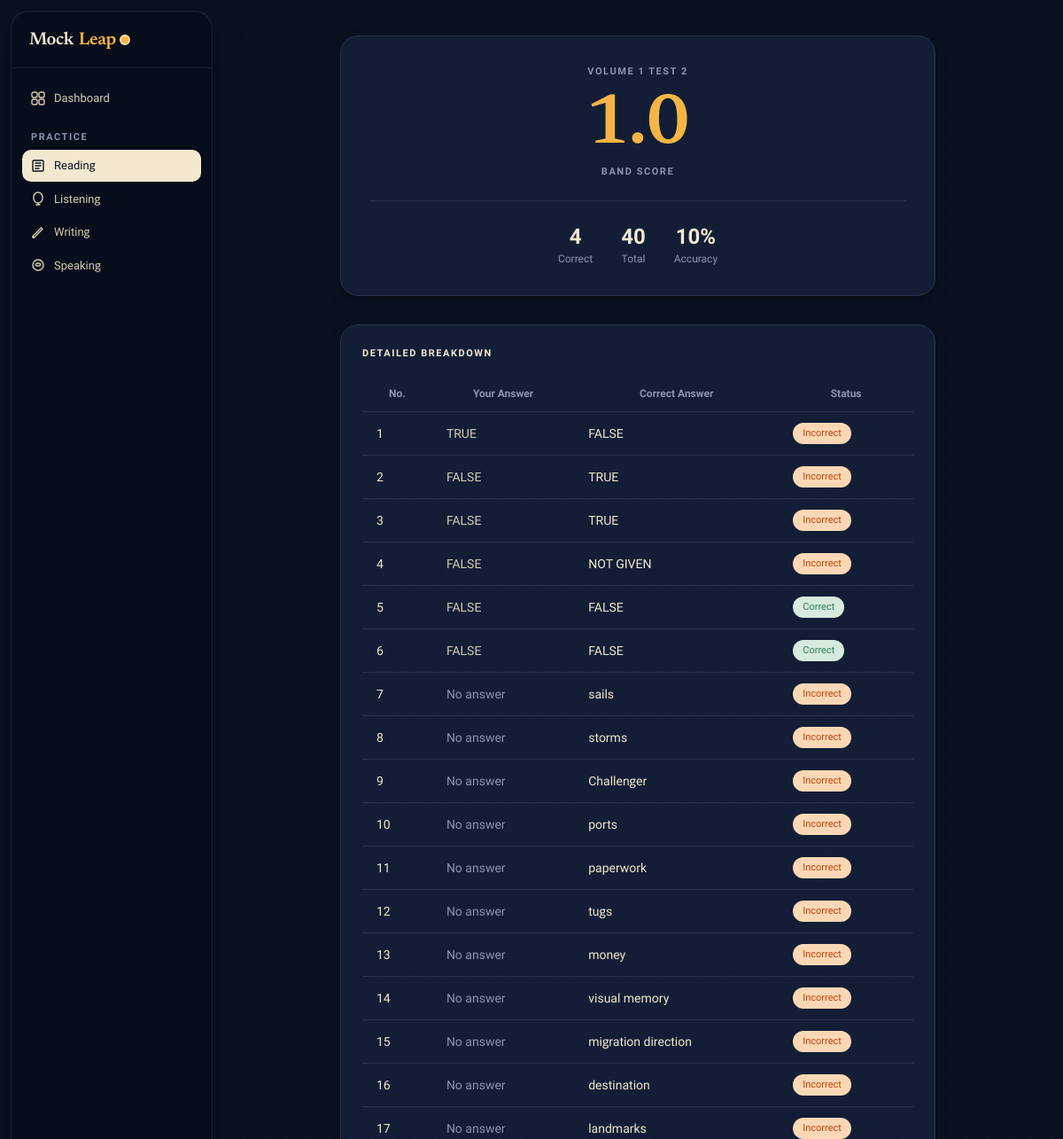
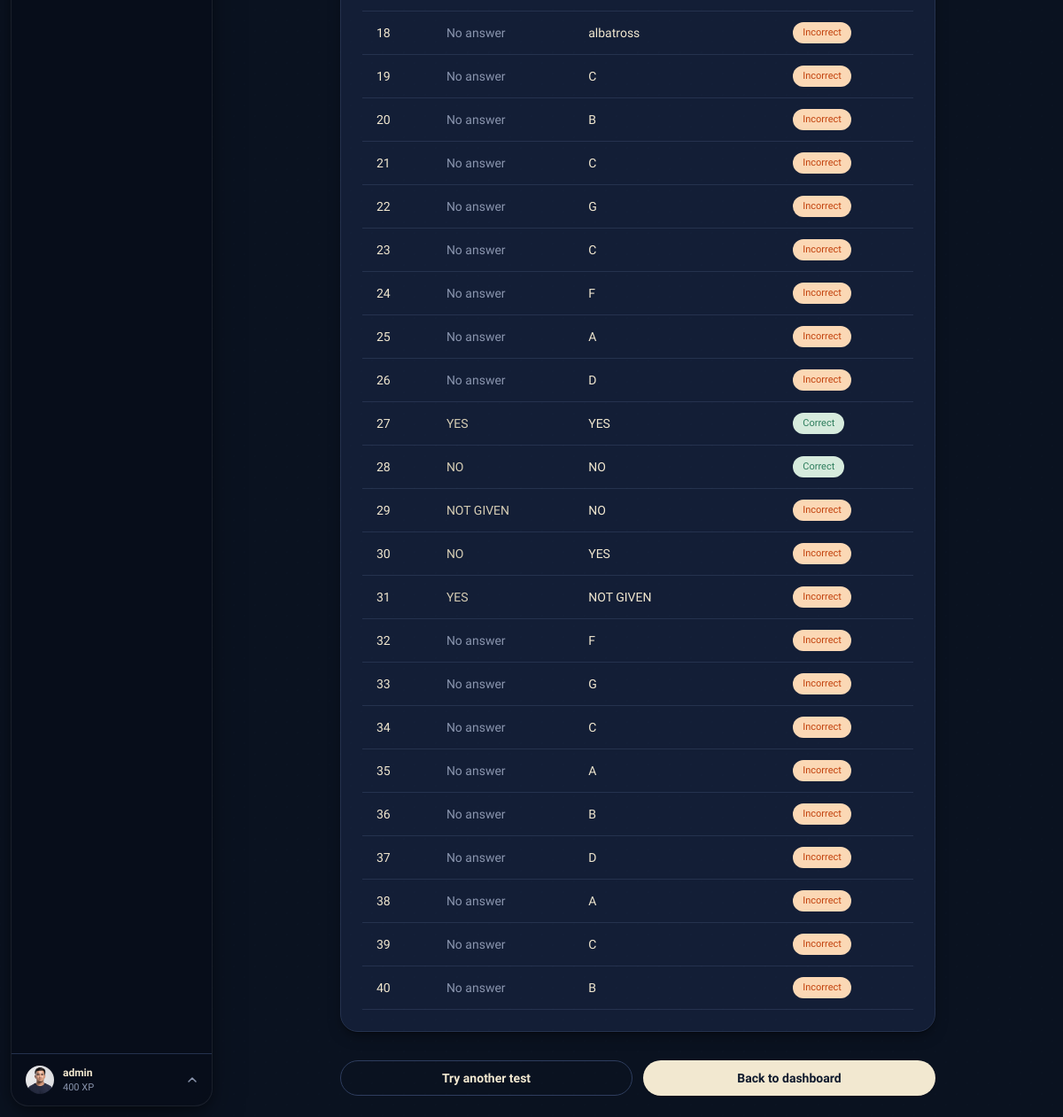
The page /reading/results/8/ (signed in) on the database its author committed (2 pictures, top to bottom).
### apps/accounts/models.py (models this page shows, shortened)
class User(AbstractUser):
    ROLE_STUDENT = 'student'
    ROLE_TEACHER = 'teacher'
    ROLE_ADMIN = 'admin'
    ROLE_CHOICES = [
        (ROLE_STUDENT, 'Student'),
        (ROLE_TEACHER, 'Teacher'),
        (ROLE_ADMIN, 'Admin'),
    ]
    email = models.EmailField(unique=True)
    role = models.CharField(max_length=10, choices=ROLE_CHOICES, default=ROLE_STUDENT)
    avatar = models.ImageField(upload_to='avatars/', null=True, blank=True)
    bio = models.TextField(blank=True)
    target_band = models.DecimalField(max_digits=3, decimal_places=1, null=True, blank=True)
    test_date = models.DateField(null=True, blank=True)
    country = models.CharField(max_length=100, blank=True)
    timezone = models.CharField(max_length=50, default='UTC')
    dark_mode = models.BooleanField(default=False)
    email_notifications = models.BooleanField(default=True)
    xp = models.PositiveIntegerField(default=0)
    streak_days = models.PositiveIntegerField(default=0)
    last_active = models.DateField(null=True, blank=True)
    created_at = models.DateTimeField(auto_now_add=True)
    USERNAME_FIELD = 'email'
    REQUIRED_FIELDS = ['username']
    class Meta:
        verbose_name = 'User'
        verbose_name_plural = 'Users'

### apps/reading/models.py (models this page shows, shortened)
class ReadingAttempt(models.Model):
    STATUS_IN_PROGRESS = 'in_progress'
    STATUS_SUBMITTED = 'completed'
    STATUS_CHOICES = (
        (STATUS_IN_PROGRESS, 'In Progress'),
        (STATUS_SUBMITTED, 'Completed'),
    )
    user = models.ForeignKey(settings.AUTH_USER_MODEL, on_delete=models.CASCADE)
    test = models.ForeignKey(ReadingTest, on_delete=models.CASCADE)
    started_at = models.DateTimeField(auto_now_add=True)
    submitted_at = models.DateTimeField(null=True, blank=True)
    status = models.CharField(max_length=20, choices=STATUS_CHOICES, default=STATUS_IN_PROGRESS)
    answers = models.JSONField(default=dict)
    score_raw = models.PositiveIntegerField(null=True, blank=True)
    band_score = models.DecimalField(max_digits=3, decimal_places=1, null=True, blank=True)

class ReadingTest(models.Model):
    TYPE_ACADEMIC = 'academic'
    TYPE_GENERAL = 'general'
    TYPE_CHOICES = [(TYPE_ACADEMIC, 'Academic'), (TYPE_GENERAL, 'General Training')]
    title = models.CharField(max_length=200)
    test_type = models.CharField(max_length=10, choices=TYPE_CHOICES, default=TYPE_ACADEMIC)
    duration_minutes = models.PositiveIntegerField(default=60)
    is_published = models.BooleanField(default=False)
    created_by = models.ForeignKey(settings.AUTH_USER_MODEL, on_delete=models.SET_NULL, null=True, related_name='reading_tests_created')
    created_at = models.DateTimeField(auto_now_add=True)

### apps/reading/views.py (the view)
# urls.py: path('results/<int:attempt_pk>/', views.results, name='results'),
@login_required
def results(request, attempt_pk):
    attempt = get_object_or_404(ReadingAttempt, pk=attempt_pk, user=request.user)
    questions_data = []
    for passage in attempt.test.passages.all():
        if passage.answer_key:
            keys = sorted(passage.answer_key.keys(), key=lambda x: int(x) if x.isdigit() else x)
            for q_num in keys:
                correct_ans = passage.answer_key[q_num]
                given = attempt.answers.get(str(q_num), '')
                is_correct = (given.strip().lower() == str(correct_ans).strip().lower())
                questions_data.append({
                    'number': q_num,
                    'text': '', # No longer storing question text separately
                    'given': given,
                    'correct': correct_ans,
                    'is_correct': is_correct,
                })
    return render(request, 'reading/results.html', {
        'attempt': attempt,
        'questions_data': questions_data
    })

### apps/core/context_processors.py (called while the page is built)
def site_context(request):
    ctx = {
        'brand': getattr(settings, 'MOCKLEAP_BRAND', 'MockLeap'),
        'dark_mode': getattr(request.user, 'dark_mode', False) if request.user.is_authenticated else False,
        'unread_count': 0,
    }
    if request.user.is_authenticated:
        try:
            from apps.notifications.models import Notification
            ctx['unread_count'] = Notification.objects.filter(user=request.user, is_read=False).count()
        except Exception:
            pass
    return ctx

### apps/core/templatetags/ml_extras.py (called while the page is built)
@register.filter
def multiply(value, arg):
    try:
        return float(value) * float(arg)
    except (TypeError, ValueError):
        return ''

@register.filter
def divide_by(value, arg):
    try:
        return float(value) / float(arg)
    except (TypeError, ValueError, ZeroDivisionError):
        return ''

### templates/reading/results.html (shortened to what this page needs)
{% extends "layouts/app.html" %}
{% load ml_extras %}
{% block content %}
<div class="max-w-2xl mx-auto">
  <div class="ml-card-2 p-8 text-center mb-8">
    <div class="t-eyebrow mb-3">{{ attempt.test.title }}</div>
    <div class="h-serif mb-1" style="font-size:80px;font-weight:600;color:var(--accent);line-height:1;">{{ attempt.band_score|default:"—" }}</div>
    <div class="t-eyebrow" style="color:var(--muted);">Band Score</div>
    <div class="flex items-center justify-center gap-8 mt-6 pt-6 border-t" style="border-color:var(--border);">
      <div><div class="tnum text-2xl font-semibold" style="color:var(--ink);">{{ attempt.score_raw }}</div><div class="t-meta">Correct</div></div>
      <div><div class="tnum text-2xl font-semibold" style="color:var(--ink);">40</div><div class="t-meta">Total</div></div>
      <div><div class="tnum text-2xl font-semibold" style="color:var(--ink);">{{ attempt.score_raw|multiply:100|divide_by:40|floatformat:0 }}%</div><div class="t-meta">Accuracy</div></div>
    </div>
  </div>
  <div class="ml-card-2 p-6 mb-8">
    <h2 class="t-eyebrow mb-4" style="color:var(--ink);">Detailed Breakdown</h2>
    <div class="overflow-x-auto">
      <table class="w-full text-left border-collapse">
        <thead>
          <tr class="border-b" style="border-color:var(--border);">
            <th class="py-3 px-4 font-semibold text-xs uppercase tracking-wider" style="color:var(--muted);">No.</th>
            <th class="py-3 px-4 font-semibold text-xs uppercase tracking-wider" style="color:var(--muted);">Your Answer</th>
            <th class="py-3 px-4 font-semibold text-xs uppercase tracking-wider" style="color:var(--muted);">Correct Answer</th>
            <th class="py-3 px-4 font-semibold text-xs uppercase tracking-wider" style="color:var(--muted);">Status</th>
          </tr>
        </thead>
        <tbody>
          {% for q in questions_data %}
          <tr class="border-b last:border-0 hover:bg-[color:var(--surface-2)] transition-colors" style="border-color:var(--border);">
            <td class="py-3 px-4 text-sm font-medium" style="color:var(--ink);">{{ q.number }}</td>
            <td class="py-3 px-4 text-sm" style="color:var(--ink-2);">{{ q.given|default:"<span style='color:var(--muted);'>No answer</span>"|safe }}</td>
            <td class="py-3 px-4 text-sm font-medium" style="color:var(--ink);">{{ q.correct }}</td>
            <td class="py-3 px-4 text-sm">
              {% if q.is_correct %}
                <span class="ml-chip ml-chip-ok" style="font-size:11px;">Correct</span>
              {% else %}
                <span class="ml-chip ml-chip-warn" style="font-size:11px;">Incorrect</span>
              {% endif %}
            </td>
          </tr>
          {% endfor %}
        </tbody>
      </table>
    </div>
  </div>
  <div class="flex gap-3">
    <a href="{% url 'reading:list' %}" class="ml-btn ml-btn-ghost flex-1">Try another test</a>
    <a href="{% url 'dashboard:home' %}" class="ml-btn ml-btn-primary flex-1">Back to dashboard</a>
  </div>
</div>
{% endblock %}

### templates/components/sidebar.html (shortened to what this page needs)
{% load static %}
<aside id="sidebar" class="fixed z-30 w-60 flex flex-col -translate-x-full md:translate-x-0 transition-transform duration-300"
       style="top:12px;bottom:12px;left:12px;width:228px;border-radius:20px;
              background:rgba(250,246,236,0.90);
              backdrop-filter:blur(28px) saturate(180%);
              -webkit-backdrop-filter:blur(28px) saturate(180%);
              border:1px solid rgba(255,255,255,0.72);
              box-shadow:0 1px 0 rgba(255,255,255,.85) inset,
                         0 4px 12px rgba(14,27,46,.06),
                         0 20px 48px -12px rgba(14,27,46,.14);
              overflow:hidden;">
  <div class="h-16 flex items-center px-5 border-b flex-shrink-0" style="border-color:var(--border);">
    {% include "components/brand.html" %}
  </div>
  <nav class="flex-1 overflow-y-auto py-4 px-3 space-y-0.5" role="navigation" aria-label="Sidebar navigation">
    <a href="{% url 'dashboard:home' %}" class="nav-item {% if request.resolver_match.app_name == 'dashboard' %}active{% endif %}">
      Dashboard
    </a>
    <p class="t-eyebrow px-2.5 pt-4 pb-1">Practice</p>
    <a href="{% url 'reading:list' %}" class="nav-item {% if request.resolver_match.app_name == 'reading' %}active{% endif %}">
      <svg width="16" height="16" viewBox="0 0 16 16" fill="none"><path d="M3 2h10a1 1 0 011 1v10a1 1 0 01-1 1H3a1 1 0 01-1-1V3a1 1 0 011-1z" stroke="currentColor" stroke-width="1.4"/><path d="M5 5h6M5 8h6M5 11h4" stroke="currentColor" stroke-width="1.4" stroke-linecap="round"/></svg>
      Reading
    </a>
    <a href="{% url 'listening:list' %}" class="nav-item {% if request.resolver_match.app_name == 'listening' %}active{% endif %}">
      <svg width="16" height="16" viewBox="0 0 16 16" fill="none"><path d="M8 1a5 5 0 015 5v2a5 5 0 01-10 0V6a5 5 0 015-5z" stroke="currentColor" stroke-width="1.4"/><path d="M8 13v2M6 15h4" stroke="currentColor" stroke-width="1.4" stroke-linecap="round"/></svg>
      Listening
    </a>
    <a href="{% url 'writing:list' %}" class="nav-item {% if request.resolver_match.app_name == 'writing' %}active{% endif %}">
      <svg width="16" height="16" viewBox="0 0 16 16" fill="none"><path d="M2 12.5L3.5 14 13 4.5 11.5 3 2 12.5z" stroke="currentColor" stroke-width="1.4" stroke-linejoin="round"/><path d="M2 12.5V14h1.5" stroke="currentColor" stroke-width="1.4" stroke-linecap="round" stroke-linejoin="round"/></svg>
      Writing
    </a>
    <a href="{% url 'speaking:list' %}" class="nav-item {% if request.resolver_match.app_name == 'speaking' %}active{% endif %}">
      <svg width="16" height="16" viewBox="0 0 16 16" fill="none"><circle cx="8" cy="8" r="6" stroke="currentColor" stroke-width="1.4"/><path d="M5.5 7.5c0-.828.672-1.5 1.5-1.5h2a1.5 1.5 0 010 3H7A1.5 1.5 0 015.5 7.5z" stroke="currentColor" stroke-width="1.4"/></svg>
      Speaking
    </a>
  </nav>
  <div class="border-t flex-shrink-0" style="border-color:var(--border);position:relative;" id="ml-profile-zone">
    <button id="ml-profile-btn" type="button" style="
        width:100%;display:flex;align-items:center;gap:10px;
        padding:12px 16px;border:none;cursor:pointer;
        background:transparent;font-family:inherit;
        transition:background .12s;">
      {% if user.avatar %}
        <img src="{{ user.avatar.url }}" alt="" style="width:32px;height:32px;border-radius:50%;object-fit:cover;flex-shrink:0;">
      {% else %}
        <div style="width:32px;height:32px;border-radius:50%;display:flex;align-items:center;justify-content:center;font-size:12px;font-weight:700;flex-shrink:0;background:var(--accent-soft);color:var(--ink);">{{ user.username|first|upper }}</div>
      {% endif %}
      <div style="min-width:0;flex:1;text-align:left;">
        <p style="font-size:12px;font-weight:600;color:var(--ink);white-space:nowrap;overflow:hidden;text-overflow:ellipsis;margin:0;">{{ user.get_full_name|default:user.username }}</p>
        <p style="font-size:11px;color:var(--muted);margin:0;">{{ user.xp }} XP</p>
      </div>
      <svg id="ml-profile-chevron" width="12" height="12" viewBox="0 0 12 12" fill="none" style="color:var(--muted);flex-shrink:0;transition:transform .2s;">
        <path d="M2 8l4-4 4 4" stroke="currentColor" stroke-width="1.5" stroke-linecap="round" stroke-linejoin="round"/>
      </svg>
    </button>
  </div>
</aside>

### static/css/design.css (style rules this page uses)
#sidebar { background: rgba(250, 246, 236, 0.90) !important; backdrop-filter: blur(28px) saturate(180%) !important; -webkit-backdrop-filter: blur(28px) saturate(180%) !important; border: 1px solid rgba(255, 255, 255, 0.72) !important; box-shadow: 0 1px 0 rgba(255,255,255,.85) inset, 0 4px 12px rgba(14,27,46,.06), 0 20px 48px -12px rgba(14,27,46,.14) !important; }
.dark #sidebar { background: rgba(8, 14, 26, 0.92) !important; border-color: rgba(255, 255, 255, 0.08) !important; box-shadow: 0 1px 0 rgba(255,255,255,.04) inset, 0 4px 12px rgba(0,0,0,.28), 0 20px 48px -12px rgba(0,0,0,.44) !important; }
#sidebar .border-b { border-color: rgba(14,27,46,.07) !important; }
.dark #sidebar .border-b { border-color: rgba(255,255,255,.07) !important; }
.nav-item { font-size: 13px !important; padding: 8px 10px !important; border-radius: 10px !important; font-weight: 500 !important; transition: background .12s !important; }
.nav-item.active { background: var(--ink) !important; color: var(--bg) !important; }

### rows shown on the page
User: avatar (picture), get_full_name "admin", xp "400"
ReadingAttempt: test "VOLUME 1 TEST 2", band_score "1.0", score_raw "4", score_raw|multiply "10"

### other values the page prints
{{ q.number }} "1" "2" "3" "4" "5" "6" "7" "8" "9" "10" "11" "12" "13" "14" "15" "16" "17" "18" "19" "20" "21" "22" "23" "24" "25" "26" "27" "28" "29" "30" "31" "32" "33" "34" "35" "36" "37" "38" "39" "40"
{{ q.correct }} "FALSE" "TRUE" "TRUE" "NOT GIVEN" "FALSE" "FALSE" "sails" "storms" "Challenger" "ports" "paperwork" "tugs" "money" "visual memory" "migration direction" "destination" "landmarks" "albatross" "C" "B" "C" "G" "C" "F" "A" "D" "YES" "NO" "NO" "YES" "NOT GIVEN" "F" "G" "C" "A" "B" "D" "A" "C" "B"
